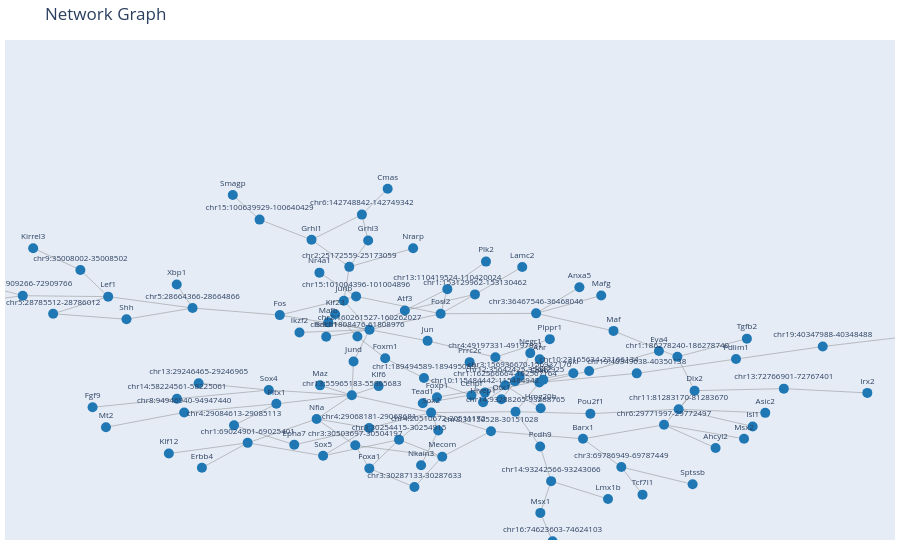

Notebook cell for this chart:
### Code cell
import plotly.graph_objects as go
import numpy as np

# Get Kamada-Kawai layout positions
pos = nx.kamada_kawai_layout(G)

# Create edge traces
edge_x = []
edge_y = []
for edge in G.edges():
    x0, y0 = pos[edge[0]]
    x1, y1 = pos[edge[1]]
    edge_x.extend([x0, x1, None])
    edge_y.extend([y0, y1, None])

edge_trace = go.Scatter(
    x=edge_x, y=edge_y,
    line=dict(width=0.5, color='#888'),
    hoverinfo='none',
    mode='lines'
)

# Create node traces
node_x = []
node_y = []
for node in G.nodes():
    x, y = pos[node]
    node_x.append(x)
    node_y.append(y)

node_trace = go.Scatter(
    x=node_x, y=node_y,
    mode='markers+text',
    hoverinfo='text',
    text=list(G.nodes()),  # Node labels
    textposition="top center",
    marker=dict(
        size=10,
        color='#1f77b4',
    ),
    textfont=dict(
        size=8
    )
)

# Create figure
fig = go.Figure(data=[edge_trace, node_trace],
                layout=go.Layout(
                    title='Network Graph',
                    showlegend=False,
                    hovermode='closest',
                    margin=dict(b=20,l=5,r=5,t=40),
                    xaxis=dict(showgrid=False, zeroline=False, showticklabels=False),
                    yaxis=dict(showgrid=False, zeroline=False, showticklabels=False)
                ))

# Show the figure
fig.show()

# Optionally save to HTML
fig.write_html("network_graph.html")

### Figure 1 — Plotly figure (JSON) as saved in the notebook; plotly's stock layout.template omitted (floating-point values rounded to 4 significant figures; data arrays with more than 128 entries replaced by an {"elided": "..."} marker saying what was removed)
{"data": [{"hoverinfo": "none", "line": {"color": "#888", "width": 0.5}, "mode": "lines", "type": "scatter", "x": {"elided": "390 float values"}, "y": {"elided": "390 float values"}}, {"hoverinfo": "text", "marker": {"color": "#1f77b4", "size": 10}, "mode": "markers+text", "text": ["Atf3", "chr1:153129962-153130462", "chr13:110419524-110420024", "chr2:160261527-160262027", "Fosl2", "Lamc2", "Plk2", "Bach1", "Fos", "Ikzf2", "Jun", "Junb", "Jund", "Mafb", "Barx1", "chr3:69786949-69787449", "chr3:30150528-30151028", "chr6:29771997-29772497", "Tcf7l1", "Sptssb", "Sox2", "Mecom", "Dlx2", "chr1:186278240-186278740", "chr13:72766901-72767401", "chr11:81283170-81283670", "Maf", "Tgfb2", "Irx2", "Msx2", "Ahcyl2", "chr5:28664366-28664866", "chr15:101004396-101004896", "Lef1", "Xbp1", "Shh", "chr3:36467546-36468046", "Mafg", "Anxa5", "Foxa1", "chr3:30503697-30504197", "chr3:30254415-30254915", "chr3:30287133-30287633", "Nfia", "Sox5", "Foxm1", "chr9:61808476-61808976", "chr1:189494589-189495089", "Kif23", "Cenpf", "Grhl1", "chr2:25172559-25173059", "chr6:142748842-142749342", "chr15:100639929-100640429", "Grhl3", "Nrarp", "Cmas", "Smagp", "chr4:49197331-49197831", "chr13:55965183-55965683", "Klf6", "Maz", "Sox4", "Pitx1", "Klf12", "chr1:69024901-69025401", "Erbb4", "chr9:35008002-35008502", "chr16:72909266-72909766", "chr5:28785512-28786012", "Kirrel3", "Scmh1", "Robo1", "Lmx1b", "chr14:93242566-93243066", "Msx1", "Pcdh9", "chr16:74623603-74624103", "Tfap2a", "Robo2", "chr4:29068181-29068681", "Epha7", "Nfib", "chr8:48941208-48941708", "chr19:40347988-40348488", "Tcf12", "Tenm3", "chr4:29084613-29085113", "chr8:94946940-94947440", "chr4:20510672-20511172", "chr14:93288265-93288765", "Nkain3", "chr13:29246465-29246965", "chr14:58224561-58225061", "Fgf9", "Sox6", "chr10:23165634-23166134", "chr19:40349638-40350138", "Eya4", "Tead1", "chr10:115484442-115484942", "Lgr5", "Isl1", "Pou2f1", "Asic2", "Nr4a1", "Foxp1", "chr1:162566664-162567164", "Hmg20b", "Ski", "Prrc2c", "Hivep1", "chr12:35642425-35642925", "Ahr", "Pdlim1", "Otx1", "chr3:156936670-156937170", "Negr1", "Plppr1", "Mt2"], "textfont": {"size": 8}, "textposition": "top center", "type": "scatter", "x": [-0.07229, 0.04302, -0.002371, -0.1304, -0.01339, 0.1208, 0.06118, -0.2017, -0.278, -0.2456, -0.03485, -0.1726, -0.1567, -0.1982, 0.2207, 0.2838, 0.06938, 0.354, 0.3187, 0.401, -0.02907, -0.01076, 0.4043, 0.376, 0.5511, 0.3781, 0.2709, 0.4903, 0.6884, 0.4856, 0.4388, -0.4214, -0.1525, -0.5603, -0.4475, -0.5302, 0.1436, 0.2508, 0.2148, -0.1307, -0.1538, -0.08185, -0.05651, -0.2174, -0.2067, -0.1046, -0.1503, -0.04083, -0.187, 0.03722, -0.2258, -0.1636, -0.1429, -0.3112, -0.1326, -0.05866, -0.1006, -0.3553, 0.07666, -0.1595, -0.1154, -0.2117, -0.2961, -0.2836, -0.4604, -0.3308, -0.4061, -0.606, -0.7008, -0.6508, -0.6836, -0.8011, -0.8283, 0.2619, 0.1683, 0.1506, 0.1502, 0.1707, 0.1107, 0.2641, -0.1311, -0.2542, 0.7469, 0.876, 0.6151, 0.9531, 1, -0.3532, -0.4353, -0.01729, 0.1098, -0.04556, -0.4114, -0.4472, -0.5859, 0.1489, 0.2308, 0.3092, 0.3457, -0.04282, 0.05951, 0.1554, 0.4998, 0.2329, 0.5205, -0.2128, -0.01943, 0.09271, 0.1511, 0.2049, 0.0343, 0.05639, 0.1088, 0.1495, 0.4724, 0.08645, 0.1165, 0.134, 0.1662, -0.5639], "y": [0.2959, 0.3737, 0.3993, 0.2025, 0.2798, 0.5071, 0.5329, 0.1684, 0.2732, 0.189, 0.1481, 0.3431, 0.04817, 0.2381, -0.3275, -0.4646, -0.2908, -0.2596, -0.5986, -0.5484, -0.2003, -0.4145, -0.09381, 0.07097, -0.08382, -0.1842, 0.1964, 0.1588, -0.1046, -0.3274, -0.3722, 0.3076, 0.364, 0.3628, 0.4219, 0.2531, 0.2816, 0.368, 0.4083, -0.4712, -0.359, -0.3316, -0.5618, -0.231, -0.4101, 0.06337, 0.1689, -0.03243, 0.2777, -0.1169, 0.639, 0.5075, 0.7612, 0.7369, 0.6357, 0.5974, 0.8865, 0.8563, 0.06878, -0.1156, -0.07158, -0.06796, -0.09078, -0.1576, -0.3989, -0.3472, -0.4683, 0.4924, 0.3674, 0.2796, 0.5982, 0.447, 0.3181, -0.6199, -0.533, -0.6873, -0.3648, -0.8255, -0.9436, -0.921, -0.2748, -0.3564, 0.1667, 0.2037, 0.1207, 0.3103, 0.1564, -0.2622, -0.1994, -0.2875, -0.1959, -0.4556, -0.05742, -0.1327, -0.1743, -0.05411, 0.001858, -0.009615, 0.09911, -0.1548, -0.1031, -0.04033, -0.2674, -0.2054, -0.2014, 0.4793, -0.1257, -0.06731, -0.1795, -0.008899, 0.04483, -0.1503, -0.04838, 0.05878, 0.05973, -0.1353, -0.02468, 0.08861, 0.1563, -0.2713]}], "layout": {"autosize": true, "dragmode": "pan", "hovermode": "closest", "margin": {"b": 20, "l": 5, "r": 5, "t": 40}, "showlegend": false, "title": {"text": "Network Graph"}, "xaxis": {"autorange": false, "range": [-0.73, 0.7339], "showgrid": false, "showticklabels": false, "type": "linear", "zeroline": false}, "yaxis": {"autorange": false, "range": [-0.8188, 1.609], "showgrid": false, "showticklabels": false, "type": "linear", "zeroline": false}}}
